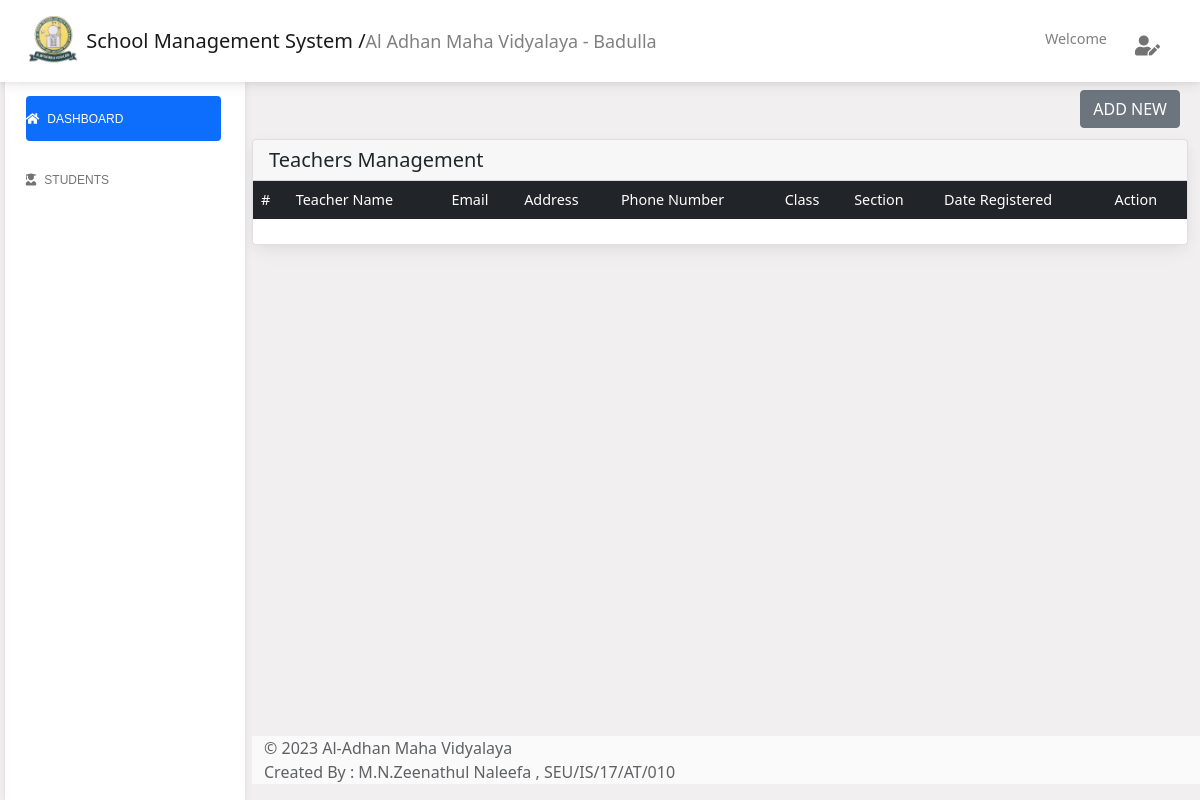
/admin/teacher.php (signed in), run on an earlier commit of the app's database.
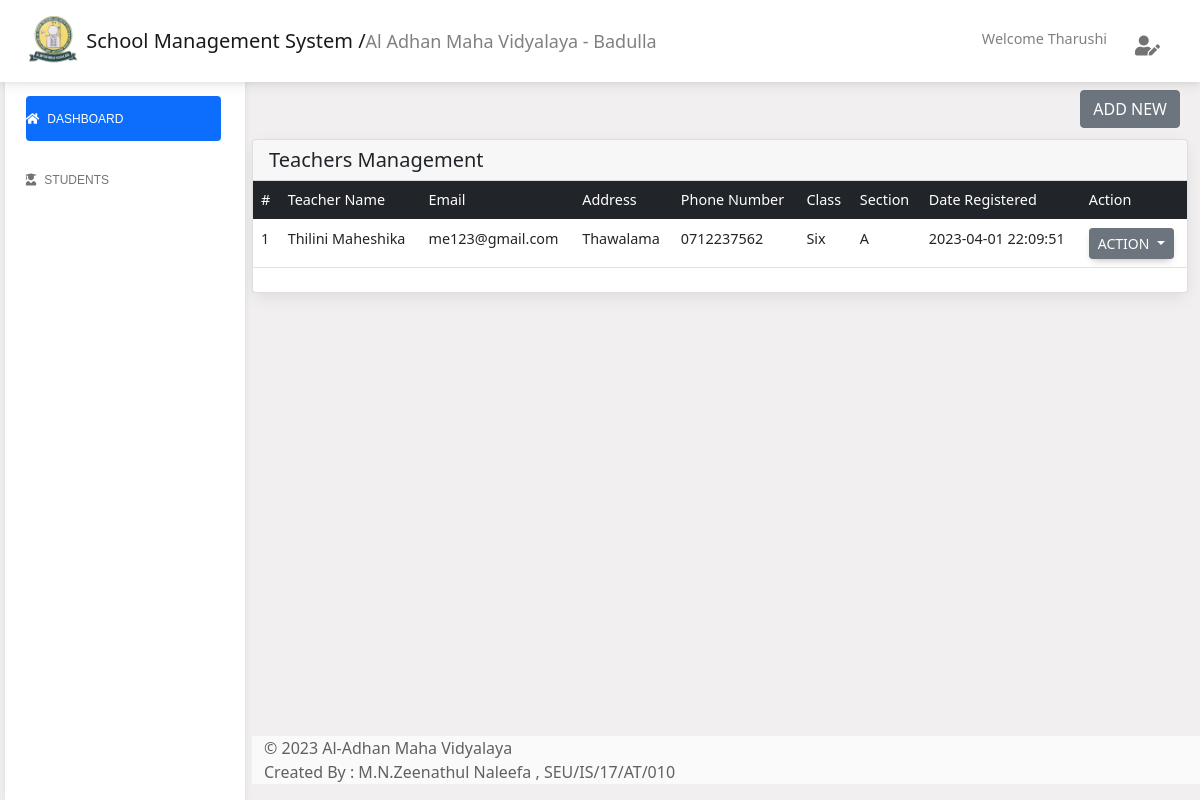
And on a later commit of the database.
### tables this page shows
CREATE TABLE `student` (
  `reg_no` int(11) NOT NULL,
  `std_name` varchar(255) NOT NULL,
  `std_address` varchar(255) NOT NULL,
  `std_phone` varchar(10) NOT NULL,
  `std_uname` varchar(255) NOT NULL,
  `cls_id` int(11) NOT NULL,
  `sec_id` int(255) NOT NULL,
  `std_pass` varchar(8) NOT NULL,
  `reg_date` datetime NOT NULL,
  `is_deleted` int(2) NOT NULL
);

CREATE TABLE `teacher` (
  `t_id` int(255) NOT NULL,
  `t_name` varchar(255) NOT NULL,
  `t_email` varchar(255) NOT NULL,
  `t_address` varchar(255) NOT NULL,
  `t_phone` varchar(10) NOT NULL,
  `cls_id` int(255) NOT NULL,
  `sec_id` int(255) NOT NULL,
  `t_pass` varchar(255) NOT NULL,
  `date_updated` datetime NOT NULL,
  `is_deleted` int(2) NOT NULL
);

CREATE TABLE `class` (
  `cls_id` int(255) NOT NULL,
  `cls_name` varchar(255) NOT NULL,
  `is_deleted` int(2) NOT NULL
);

CREATE TABLE `section` (
  `sec_id` int(255) NOT NULL,
  `cls_id` varchar(255) NOT NULL,
  `sec_name` varchar(255) NOT NULL,
  `is_assigned` int(2) NOT NULL,
  `is_deleted` int(2) NOT NULL
);

### server/include/common.php (called while the page is built, shortened)
<?php
    function getSecById($sec_id){
        include 'connection.php';
        $q1= "SELECT * FROM section WHERE sec_id='$sec_id' AND is_deleted='0'";
        return mysqli_query($con,$q1);
    }
    function getClassbyID($cls_id){
        include 'connection.php';
        $viewcls = "SELECT * FROM class WHERE cls_id='$cls_id' AND is_deleted='0'";
        return mysqli_query($con,$viewcls);
    }
    function getStuById($std_id){
        include 'connection.php';
        $q1= "SELECT * FROM student WHERE reg_no='$std_id' AND is_deleted='0'";
        return mysqli_query($con,$q1);
    }
?>

### server/include/fetch.php (called while the page is built, shortened)
<?php
    function fetchTeacher(){
        include 'connection.php';
        $viewt = "SELECT * FROM teacher WHERE is_deleted = '0'";
        return mysqli_query($con, $viewt);
    }
?>

### admin/teacher.php (the view, shortened to what this page needs)
<?php include 'pages/header.php'; ?>
<main class="main-content position-relative max-height-vh-100 h-100 mt-1 border-radius-lg ">
    <?php include 'navbar.php'; ?>
    <div class="container-fluid py-4">
        <div class="row">
            <div class="d-grid gap-2 d-md-flex justify-content-md-end" style="padding-bottom:0.7rem; margin-top:0.5rem;">
                <button class="btn btn-secondary me-md-2" type="button" data-bs-toggle="modal"
                    data-bs-target="#exampleModal">Add New</button>
            </div>
        </div>
        <div class="col-12">
            <div class="card mb-4">
                <div class="card-header pb-0">
                    <h5>Teachers Management</h5>
                </div>
                <div class="card-body px-0 pt-0 pb-2">
                    <div class="table-responsive p-0">
                        <table class="table">
                            <thead class="table-dark" style="width: 100%;">
                                <tr>
                                    <th>#</th>
                                    <th>Teacher Name</th>
                                    <th>Email</th>
                                    <th>Address</th>
                                    <th>Phone Number</th>
                                    <th>Class</th>
                                    <th>Section</th>
                                    <th>Date Registered</th>
                                    <th colspan="2">Action</th>
                                </tr>
                            </thead>
                            <tbody>
                                <?php
                                    $getTeacher = fetchTeacher();
                                    while ($row = mysqli_fetch_assoc($getTeacher)) {
                                        $id = $row['t_id'];
                                        $name = $row['t_name'];
                                        $email = $row['t_email'];
                                        $address = $row['t_address'];
                                        $phone = $row['t_phone'];
                                        $cls_id = $row['cls_id'];
                                        $sec_id = $row['sec_id'];
                                        $regdate = $row['date_updated'];
                                ?>
                                <tr>
                                    <td><?php echo $id; ?></td>
                                    <td><?php echo $name; ?></td>
                                    <td><?php echo $email; ?></td>
                                    <td><?php echo $address; ?></td>
                                    <td><?php echo $phone; ?></td>
                                    <?php
                                            $cls = getClassbyID($cls_id);
                                            while($row1 = mysqli_fetch_assoc($cls)){
                                                $cls_name = $row1['cls_name'];
                                        ?>
                                    <td><?php echo $cls_name; ?></td>
                                    <?php } ?>
                                    <?php
                                            $sec = getSecById($sec_id);
                                            while($row2 = mysqli_fetch_assoc($sec)){
                                                $sec_name = $row2['sec_name'];
                                        ?>
                                    <td><?php echo $sec_name; ?></td>
                                    <?php } ?>
                                    <td><?php echo $regdate; ?></td>
                                    <td>
                                        <div class="btn-group" role="group">
                                            <button id="btnGroupDrop1" type="button"
                                                class="btn btn-secondary btn-sm dropdown-toggle"
                                                data-bs-toggle="dropdown" aria-expanded="false">
                                                Action
                                            </button>
                                        </div>
                                    </td>
                                </tr>
                                <?php } ?>
                            </tbody>
                        </table>
                    </div>
                </div>
            </div>
        </div>
        <?php include 'pages/footer.php'; ?>
    </div>
</main>

### admin/pages/header.php (shortened to what this page needs)
<?php
include '../server/api.php';
include '../server/include/fetch.php';
 ?>
<!DOCTYPE html>
<html lang="en">
<head>
<link
  href="https://cdnjs.cloudflare.com/ajax/libs/font-awesome/6.0.0/css/all.min.css"rel="stylesheet"/>
<link
  href="https://cdnjs.cloudflare.com/ajax/libs/mdb-ui-kit/6.2.0/mdb.min.css"rel="stylesheet"/>
  <link href="https://cdn.jsdelivr.net/npm/bootstrap@5.0.2/dist/css/bootstrap.min.css" rel="stylesheet">
  <link href="assets/css/main.css" rel="stylesheet" />
  <link rel="stylesheet" href="../lib/iziToast-master/dist/css/iziToast.min.css">
</head>
</html>

### admin/navbar.php (shortened to what this page needs)
<header>
    <nav id="sidebarMenu" class="collapse d-lg-block sidebar collapse bg-white">
        <div class="nav flex-column nav-pills me-3" id="v-pills-tab" role="tablist" aria-orientation="vertical">
            <div class="navbar-nav ">
                <a href="index.php" class="nav-item nav-link active"><i class="fas fa-home-alt me-2"></i>Dashboard</a>
                <a href="student.php" class="nav-item nav-link "><i class="fas fa-user-graduate me-2"></i>Students</a>
            </div>
        </div>
    </nav>
    <nav id="main-navbar" class="navbar navbar-expand-lg navbar-light bg-white fixed-top">
        <div class="container-fluid">
            <a class="navbar-brand" href="#">
                <img src="assets/img/school_logo.png" height="50em" alt="Logo" loading="lazy" />
                <span class="ms-1 font-weight-bold">School Management System /<span
                        style="color: gray; font-size: 0.9em;">Al Adhan Maha Vidyalaya - Badulla</span></span>
            </a>
            <ul class="navbar-nav ms-auto d-flex flex-row" style="margin-right: 20px;">
                <?php
                    if (isset($_SESSION['teacher'])) {
                        $r1 = fetchAll($_SESSION['teacher']);
                        $row1 = mysqli_fetch_assoc($r1) ; ?>
                <span style="color: gray; font-size: 0.9em;">Welcome <?php echo $row1['t_name']; ?> </span>
                <?php }else if(isset($_SESSION['admin'])){ ?>
                <span style="color: gray; font-size: 0.9em;">Welcome Admin </span>
                <?php }else if(isset($_SESSION['student'])){
                    $r1 = getStuById($_SESSION['student']);
                    $row1 = mysqli_fetch_assoc($r1) ; ?>
                    <span style="color: gray; font-size: 0.9em;">Welcome <?php echo $row1['std_name']; ?> </span>
                <?php } ?>
                <li class="nav-item dropdown" style="margin-left: 20px;">
                    <a class="nav-link dropdown-toggle hidden-arrow d-flex align-items-center" href="#"
                        id="navbarDropdownMenuLink" role="button" data-mdb-toggle="dropdown" aria-expanded="false">
                        <i style="font-size: 20px;" class="fas fa-user-edit" height="20px" alt="Avatar"
                            loading="lazy"></i>
                    </a>
                </li>
            </ul>
        </div>
    </nav>
</header>
<main style="margin-top: 50px;">
    <div class="container pt-2"></div>
</main>

### admin/pages/footer.php (shortened to what this page needs)
<footer class="footer sticky-bottom bg-white mb-3" style="opacity: 0.7; text-align: left;">
  <div class="container-fluid d-flex justify-content-start">
    <div>
      &copy; <script> document.write(new Date().getFullYear()); </script> Al-Adhan Maha Vidyalaya <br>
                    Created By : M.N.Zeenathul Naleefa , SEU/IS/17/AT/010
    </div>
  </div>
</footer>
<link rel="stylesheet" href="https://cdnjs.cloudflare.com/ajax/libs/izitoast/1.4.0/css/iziToast.min.css"
 />
<link href="https://cdnjs.cloudflare.com/ajax/libs/font-awesome/5.10.0/css/all.min.css" rel="stylesheet">
<link href="https://cdn.jsdelivr.net/npm/bootstrap-icons@1.4.1/font/bootstrap-icons.css" rel="stylesheet">

### admin/assets/css/main.css (style rules this page uses)
@media (min-width: 991.98px) { main { padding-left: 240px; } }
.sidebar { position: fixed; top: 0; bottom: 0; left: 0; padding: 58px 0 0; box-shadow: 0 2px 5px 0 rgb(0 0 0 / 5%), 0 2px 10px 0 rgb(0 0 0 / 5%); width: 240px; z-index: 600; }
#sidebarMenu { margin-top: 20px; margin-left: 5px; }
.navbar-brand { padding: 0.5rem 1rem; margin-left: 0; }
.navbar-nav { padding-left: 1.3em; margin-top: 10px; }
.nav-item { font-family: Arial, Helvetica, sans-serif; }
.footer { position: fixed; bottom: 0; width: 100%; }

What changed in the data, as far as the page shows it:
now on this page (row edited): student: std_name "Tharushi"
added teacher: t_id "1", t_name "Thilini Maheshika", t_email "me123@gmail.com", t_address "Thawalama", t_phone "0712237562", date_updated "2023-04-01 22:09:51"
added class: cls_name "Six"
added section: sec_name "A"
